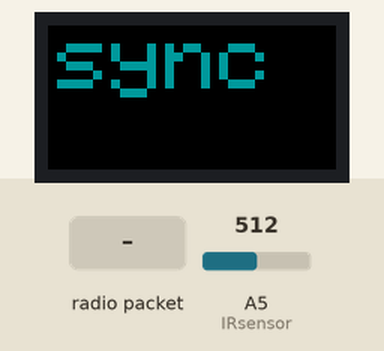
This sketch was run on a simulated Arduino Uno, built with avr-gcc and run on an emulated ATmega328P. Shown: 32×16 colour display. Inputs (shaded band) come from the test bench; at power-on: A5 (IRsensor) = 512. No radio packets arrive unless stated.

Above: at 1.5 s.
1.6 s: radio packet "1" arrives
At 3.0 s:
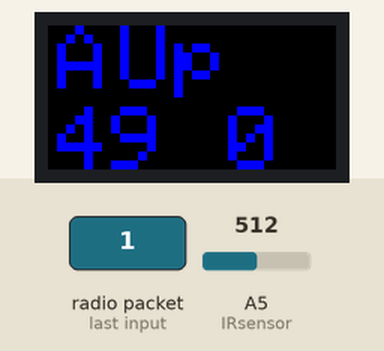
3.3 s: A5 (IRsensor) set to 492
At 6.2 s:
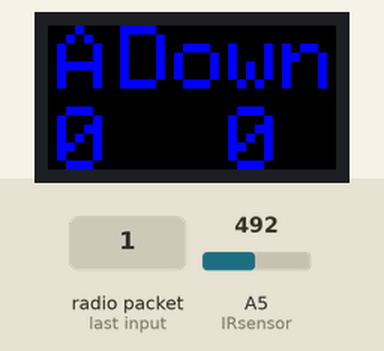
6.3 s: A5 (IRsensor) set to 473
7.8 s: A5 (IRsensor) set to 451
At 10.5 s:
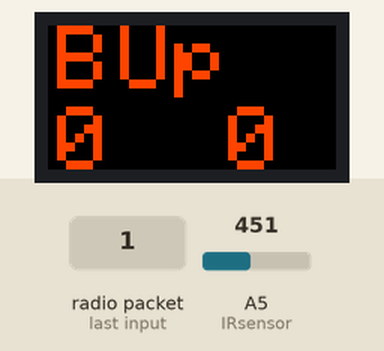
10.8 s: A5 (IRsensor) set to 425
Timing chart, 0 to 13.8 s (numbered marks = the images above; inputs shaded):
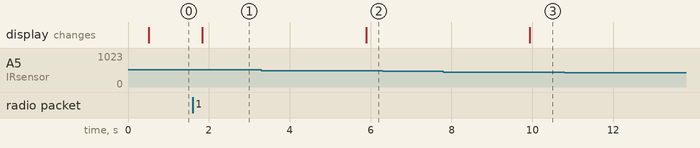

The sketch:

version1.ino
```cpp
#include "Adafruit_GFX.h"
#include "RGBmatrixPanel.h"
#include "SPI.h"
#include "nRF24L01.h"
#include "RF24.h"             //First we import the necessary libraries

RF24 radio(9, 10);            // CE, CSN for nrf24l01

const byte address[][6] = {"00001", "00002"};   //we set the address the nrf24 will use to communicate

#define CLK 8
#define LAT A3
#define OE A4
#define A A0
#define B A1
#define C A2

RGBmatrixPanel matrix(A, B, C, CLK, LAT, OE, false);    //We set the 16x32 rgb led matrix we have on our sign

const char trains[4] = {'A','B','C','D'};
const char dir[2][4] ={
  {'U','p',' ',' '},
  {'D','o','w','n'}
};
const byte trainColor[4][3] = {
  {0, 0, 7},
  {7, 2, 0},
  {0, 0, 7},
  {7, 2, 0}
};

byte trainTime[16] = {99, 99, 99, 99,  99, 99, 99, 99, 99, 99, 99, 99, 99, 99, 99, 99}; //create a variable where the time of the next trains will be stored

const byte infoSize = 16;
unsigned long activeTimer = millis(); //set a timer so that the sign turns off automatically
byte onOff = 1;
const byte IRsensor = A5;             //TRCT5000 used to turn the sign on and off
int dataBK = 100;

void setup()
{
  radio.begin();
  radio.openWritingPipe(address[1]);
  radio.openReadingPipe(1, address[0]);
  radio.setPALevel(RF24_PA_MIN);
  radio.startListening();

  matrix.begin();
  matrix.setTextSize(1);

  delay(500);
  pinMode(IRsensor, INPUT);
  waitingData();            //We wait to receive our first data before displaying anything
}

void loop()
{
  while(onOff == 1)
  {
    trainTimeDisplay();
  }
  while(onOff != 1)
  {
    matrix.fillRect(0, 0, 32, 16, matrix.Color333(0, 0, 0));
    presence();
    delay(20);
    sendMode();
  }
  waitingData();
}

void waitingData()
{
  matrix.setCursor(1, 0);
  matrix.setTextColor(matrix.Color333(0,4,4));
  matrix.print('s');
  matrix.print('y');
  matrix.print('n');
  matrix.print('c');

  while(radio.available() == 0)
  {
    sendMode();
    delay(250);
  }
  radio.read(&trainTime, sizeof(trainTime));
  matrix.fillRect(0, 0, 32, 16, matrix.Color333(0, 0, 0));
}

void sendMode()
{
  radio.stopListening();
  radio.write(&onOff, sizeof(onOff));
  delay(5);
  radio.startListening();
}

void presence()
{
  int data = analogRead(IRsensor);
  byte result;
  if(data < dataBK - 30)
  {
    onOff = (onOff+1)%2;
    while(data < dataBK - 10)
    {
      data = analogRead(IRsensor);
      delay(10);
    }
    activeTimer = millis();
  }

  if(millis() > activeTimer + 300000)
  {
    onOff = 0;
  }

  dataBK = data;
}

void trainTimeDisplay()           // takes the values from trainTime and displays them
{
  for(byte t = 0; t < 4; t++)
  {
    for(byte d = 0; d < 2; d++)
    {
      byte time1 = trainTime[byte(4*t + d*2)];
      byte time2 = trainTime[byte(4*t + d*2 + 1)];

      matrix.setCursor(1, 0);
      matrix.setTextColor(matrix.Color333(trainColor[t][0],trainColor[t][1],trainColor[t][2]));
      matrix.print(trains[t]);

      matrix.setCursor(8, 0);
      for(byte l = 0; l < 4; l++)
      {
        matrix.print(dir[d][l]);
      }
      matrix.setCursor(1, 9);
      matrix.print(trainTime[byte(4*t + d*2)]);     //trainTime[byte(4*t + d*2)]
      matrix.setCursor(20, 9);
      matrix.print(trainTime[byte(4*t + d*2 + 1)]);     //trainTime[byte(4*t + d*2 + 1)]

      long timer = millis();
      while(millis() < timer + 4000)
      {
        if(radio.available())                           //check if new info available
        {
          radio.read(&trainTime, sizeof(trainTime));
        }
        sendMode();                  //keep python code update on wether the sign is on or off
        presence();                 //checks if someone is waving in front of the sign
        if(onOff != 1)
        {
          timer -= 4000;
          d = 2;
          t = 4;
        }
        delay(20);
      }

      matrix.fillRect(6, 0, 32, 8, matrix.Color333(0, 0, 0));
      matrix.fillRect(0, 8, 32, 16, matrix.Color333(0, 0, 0));
    }
    matrix.fillRect(0, 0, 6, 8, matrix.Color333(0, 0, 0));
  }
}
```

Measured:
- after the input at 1.6 s, the display: changes after 0.24 s (image 1)
- after the input at 6.3 s, every drawn part: stays the same
